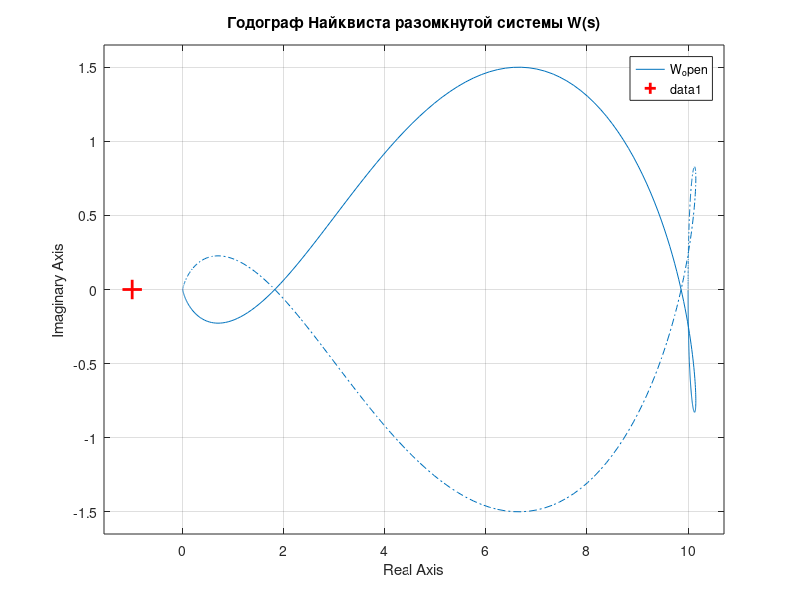
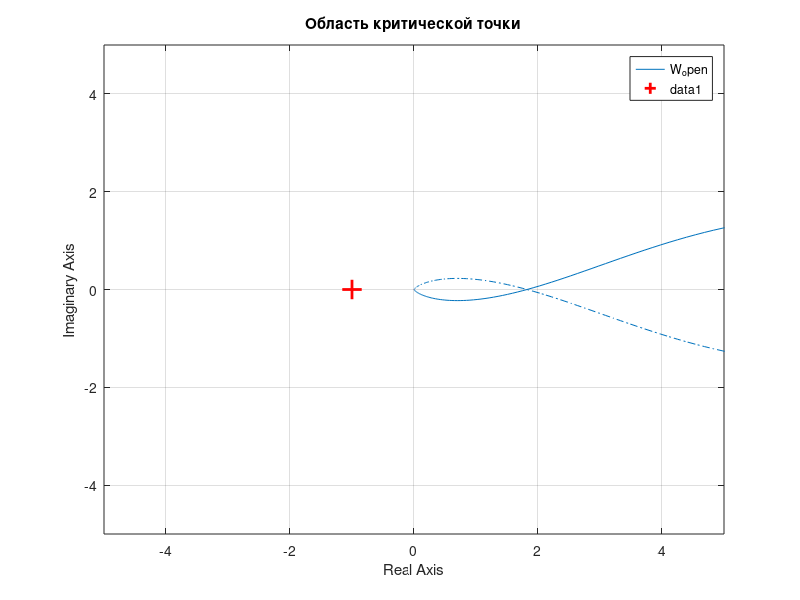

The MATLAB source for these figures, in order: (Note: this script raises an error after producing the figures.)
clc;
clear;
close all;

s = tf('s');
W_open = 10 / (2*s^5 + 3*s^4 + 3*s^3 + 0.5*s^2 + 0.5*s + 1);
W_closed = feedback(W_open, 1);

fig1 = figure('Color', 'w');
nyquist(W_open);
grid on; hold on;
plot(-1, 0, 'r+', 'MarkerSize', 14, 'LineWidth', 2);
title('Годограф Найквиста разомкнутой системы W(s)');
saveas(fig1, 'Nyquist_full.png');

fig2 = figure('Color', 'w');
nyquist(W_open); grid on; hold on;
plot(-1, 0, 'r+', 'MarkerSize', 14, 'LineWidth', 2);
xlim([-5 5]); ylim([-5 5]);
title('Область критической точки');
saveas(fig2, 'Nyquist_zoom.png');

[num, den] = tfdata(W_closed, 'v');
D = round(den, 10);
w = 0:0.02:20;
Djw = polyval(D, 1i*w);

fig3 = figure('Color', 'w');

plot(real(Djw), imag(Djw), 'b-', 'LineWidth', 1.8); hold on;
plot(real(Djw(1)), imag(Djw(1)), 'go', 'MarkerFaceColor', 'g', ...
'MarkerSize', 8);
plot(real(Djw(end)), imag(Djw(end)), 'rs', 'MarkerFaceColor', 'r', ...
'MarkerSize', 8);

text(real(Djw(1)),   imag(Djw(1)),   '  \omega = 0',   'Color', 'g');
text(real(Djw(end)), imag(Djw(end)), '  \omega = max', 'Color', 'r');

plot([0 0], [min(imag(Djw)) max(imag(Djw))], 'k:', 'LineWidth', 0.8);
plot([min(real(Djw)) max(real(Djw))], [0 0], 'k:', 'LineWidth', 0.8);

grid on; box on;
xlabel('Re D(j\omega)');
ylabel('Im D(j\omega)');
title('Кривая Михайлова D(j\omega)');
axis equal;
saveas(fig3, 'Mikhailov.png');

disp('Полюса ЗАМКНУТОЙ системы:');
disp(pole(W_closed));
disp('Полюса РАЗОМКНУТОЙ системы:');
disp(pole(W_open));

fig4 = figure('Color', 'w');
step(W_open, 'b', W_closed, 'r');
grid on;
legend('Разомкнутая система', 'Замкнутая система');
title('Переходные процессы при ступенчатом воздействии');
xlabel('Время (с)');
ylabel('Амплитуда');
saveas(fig4, 'Step_response.png');
